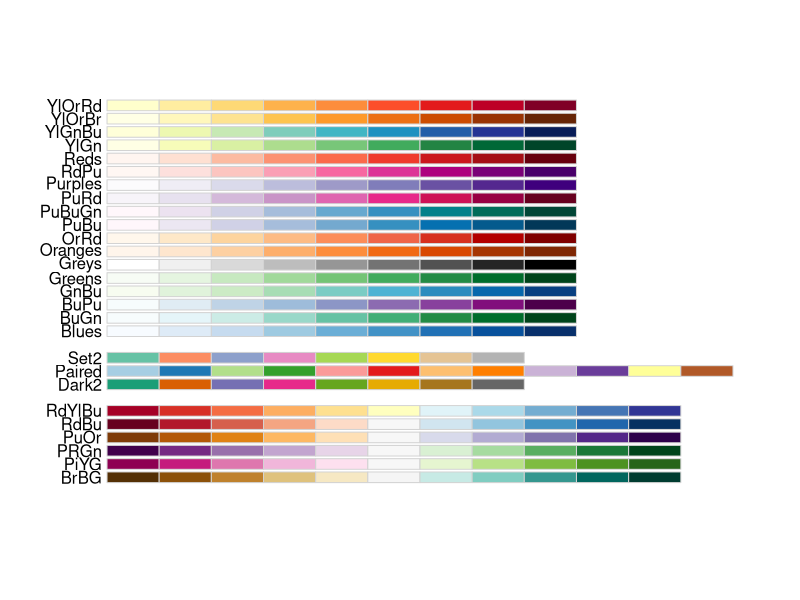
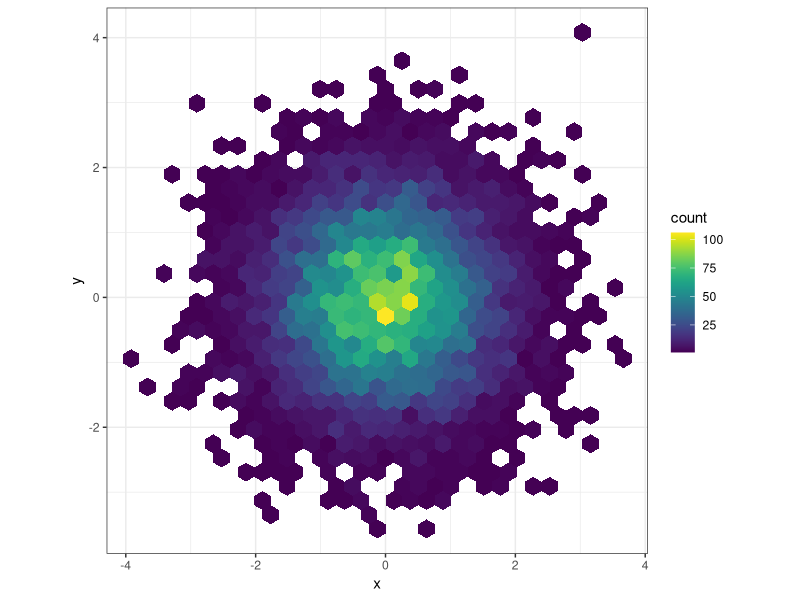
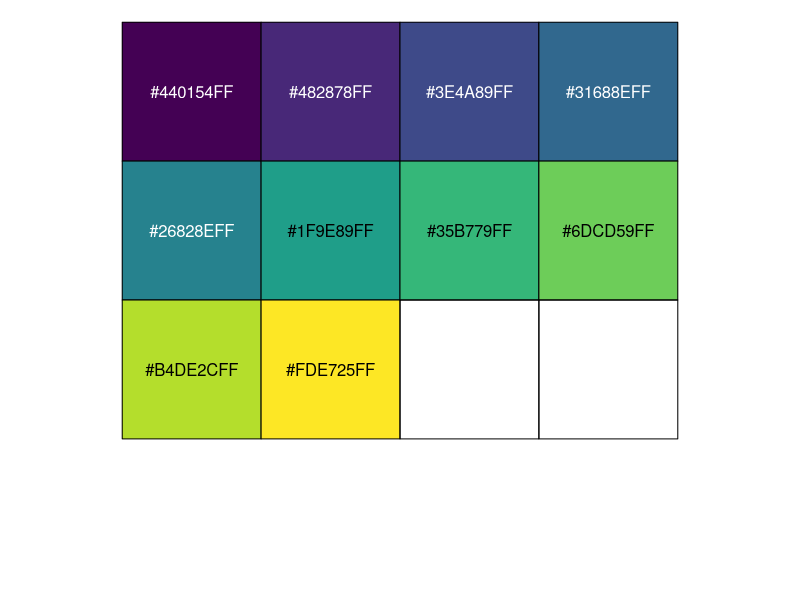
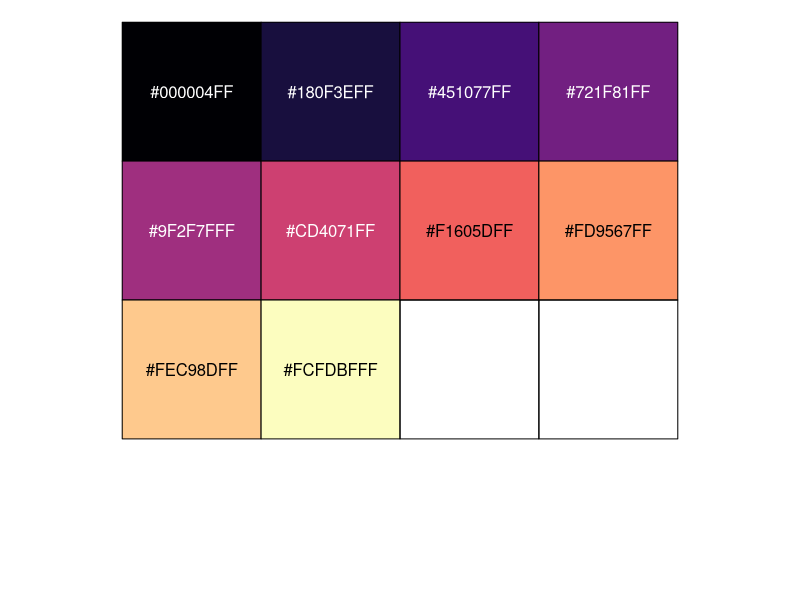
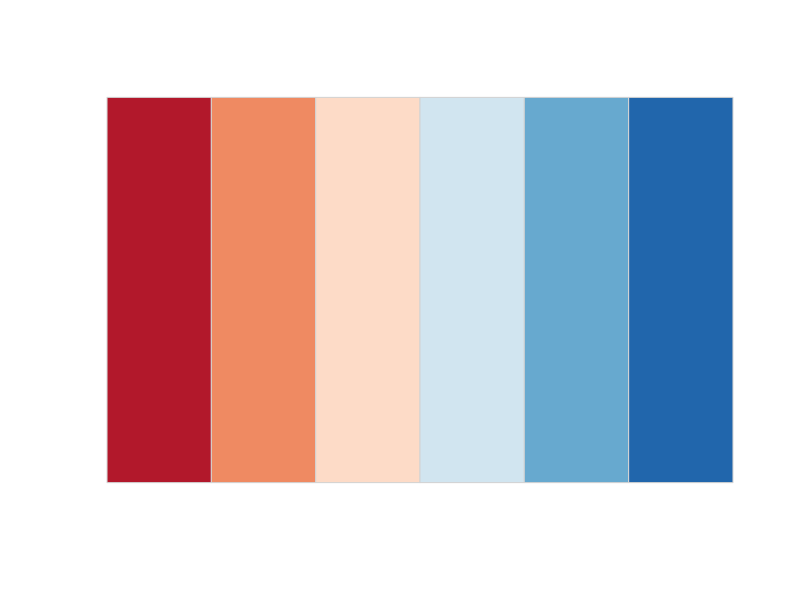
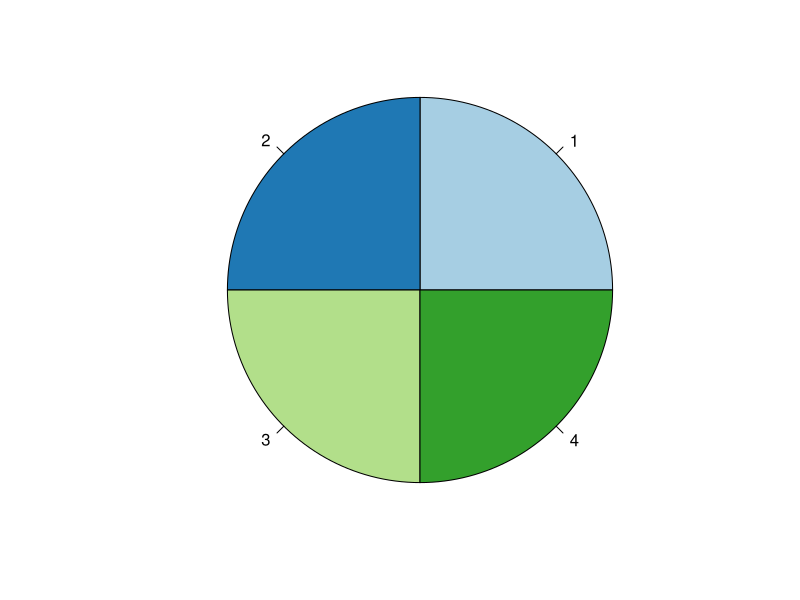
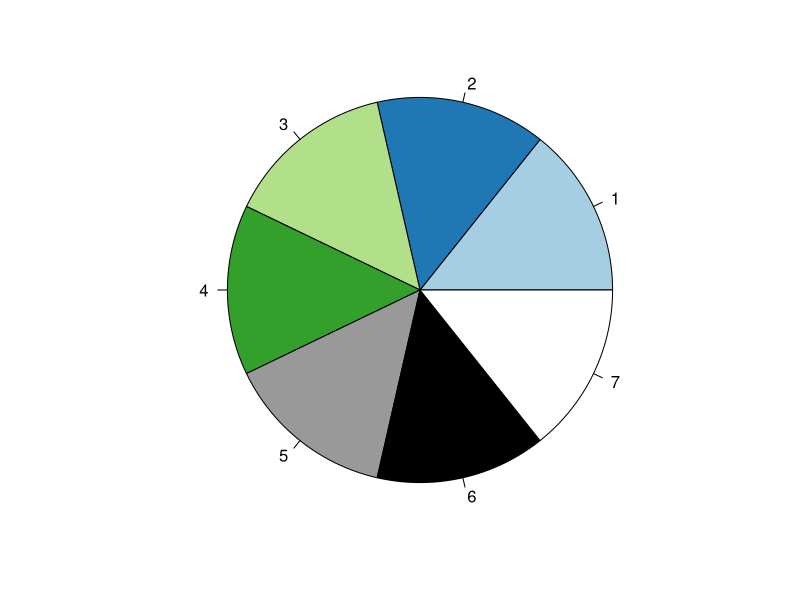
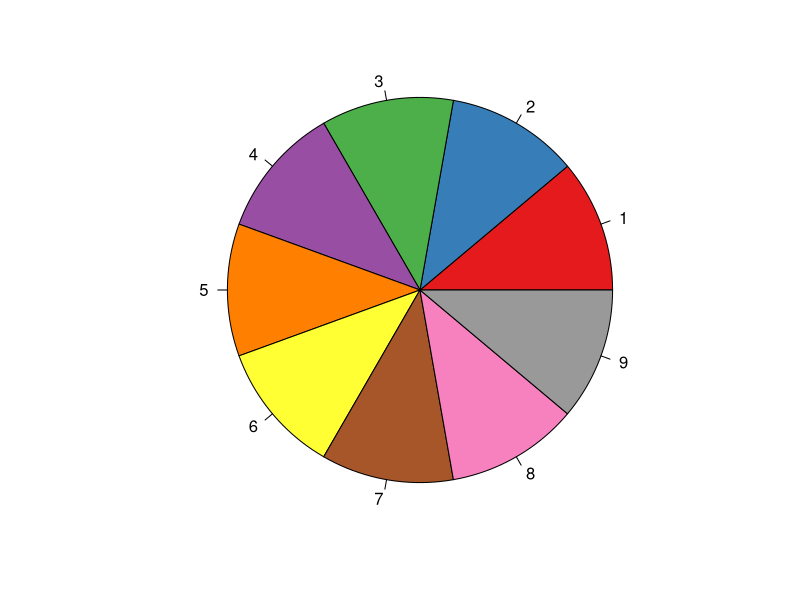

Generate these figures, in order, with R:
## ---- chunk 1
library(RColorBrewer)
display.brewer.all(colorblindFriendly = TRUE)
## ---- chunk 2
library(ggplot2)
library(viridis)

ggplot(data.frame(x = rnorm(10000), y = rnorm(10000)), aes(x = x, y = y)) +
    geom_hex() +
    coord_fixed() +
    scale_fill_viridis() + # The virdis color scale
    theme_bw()
## ---- chunk 3
library(scales)
show_col(viridis_pal(option = 'viridis')(10))
## ---- chunk 4
show_col(viridis_pal(option = 'magma')(10))
## ---- chunk 5
pal <- function(col, border = "light gray", ...) {
    n <- length(col)
    plot(0, 0,
         type = "n",
         xlim = c(0, 1),
         ylim = c(0, 1),
         axes = FALSE,
         xlab = "", ylab = "", ...)
    rect(0:(n - 1) / n,
         0,
         1:n/n,
         1,
         col = col,
         border = border)
}
## ---- chunk 6
colours <- c(
    '#b2182b',
    '#ef8a62',
    '#fddbc7',
    '#d1e5f0',
    '#67a9cf',
    '#2166ac'
)
pal(colours)
## ---- chunk 7
wheel <- function(col, radius = 1, ...) {
    pie(rep(1, length(col)), col = col, radius = radius, ...)
}
## ---- chunk 8
cbPalette <- c(
    '#a6cee3',
    '#1f78b4',
    '#b2df8a',
    '#33a02c'
)

wheel(cbPalette)
## ---- chunk 9
cbPalette <- c(
    '#a6cee3',
    '#1f78b4',
    '#b2df8a',
    '#33a02c',
    "#999999",
    '#000000',
    '#ffffff'
)

wheel(cbPalette)
## ---- chunk 10
cbPalette <- c(
    '#e41a1c',
    '#377eb8',
    '#4daf4a',
    '#984ea3',
    '#ff7f00',
    '#ffff33',
    '#a65628',
    '#f781bf',
    '#999999'
)

wheel(cbPalette)
